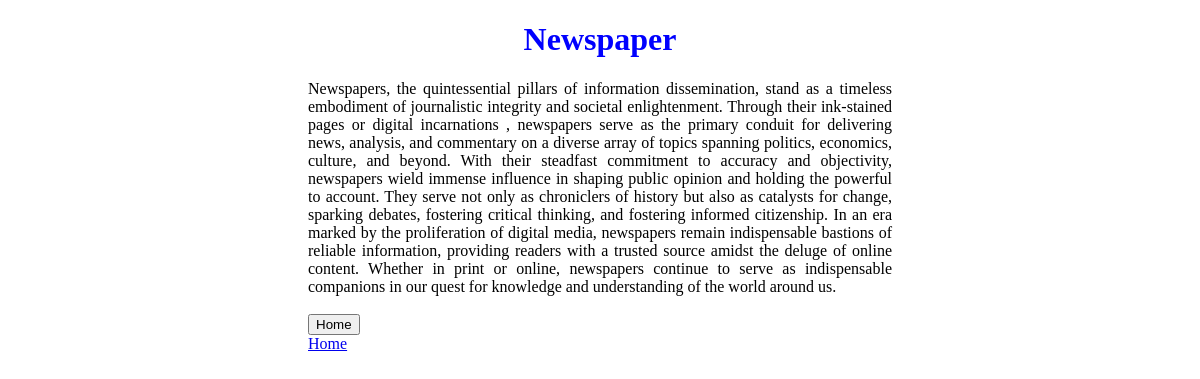
Screenshot of /view_post/4 with the database file from the repository.
### blog_app/models.py (models this page shows, shortened)
class Post(models.Model):
    title = models.CharField(max_length = 50)
    created_at = models.DateTimeField(default = datetime.now())
    content = models.TextField()

### blog_app/views.py (the view)
# urls.py: path('view_post/<str:id>', views.view_post, name = 'view_post')
def view_post(request, id):
    post = Post.objects.get(id = id)
    return render(request, 'html/view_post.html', context = {'post': post})

### templates/html/view_post.html (shortened to what this page needs)
{% extends 'html/base.html' %}
{% block heading %} {{ post.title }} {% endblock %}
{% block body %}
<div class="view-post">
    <span> {{post.content }} </span> <br> <br>
    <button onclick = window.location.href="/home"> Home </button> <br>
    <a href="/home"> Home </a>
</div>
{% endblock %}

### templates/static/base.css (style rules this page uses)
.view-post { text-align: justify; padding-right: 300px; padding-left: 300px; }

### rows the page displays
Post: title "Newspaper", content "Newspapers, the quintessential pillars of information dissemination, stand as a timeless embodiment of journalistic integrity and societal enlightenment. Through their ink-stained pages or digital incarnations , newspapers serve as the primary conduit for delivering news, analysis, and commentary on a diverse array of topics spanning politics, economics, culture, and beyond. With their steadfast commitment to accuracy and objectivity, newspapers wield immense influence in shaping public opinion and holding the powerful to account. They serve not only as chroniclers of history but also as catalysts for change, sparking debates, fostering critical thinking, and fostering informed citizenship.…"
